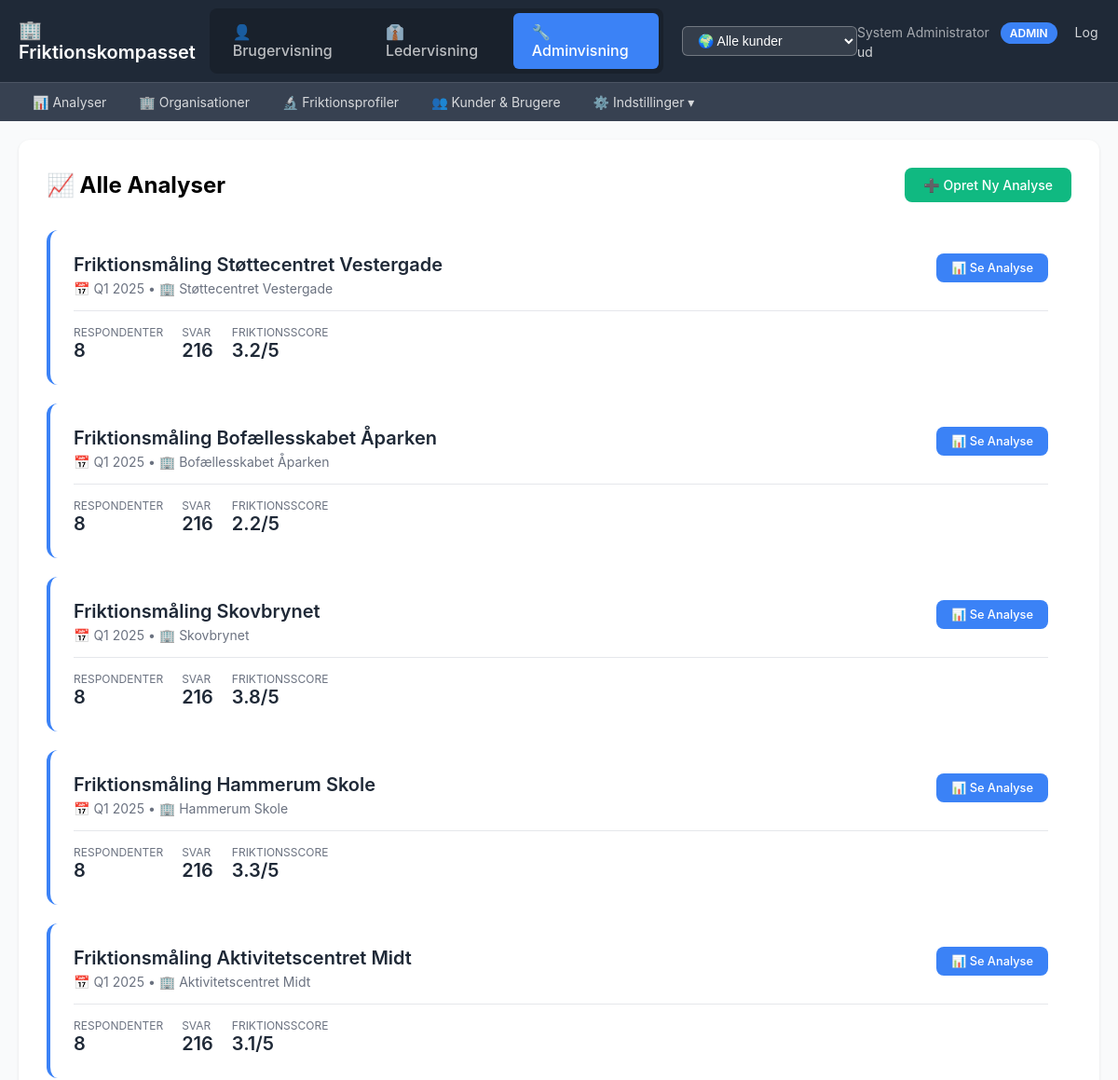
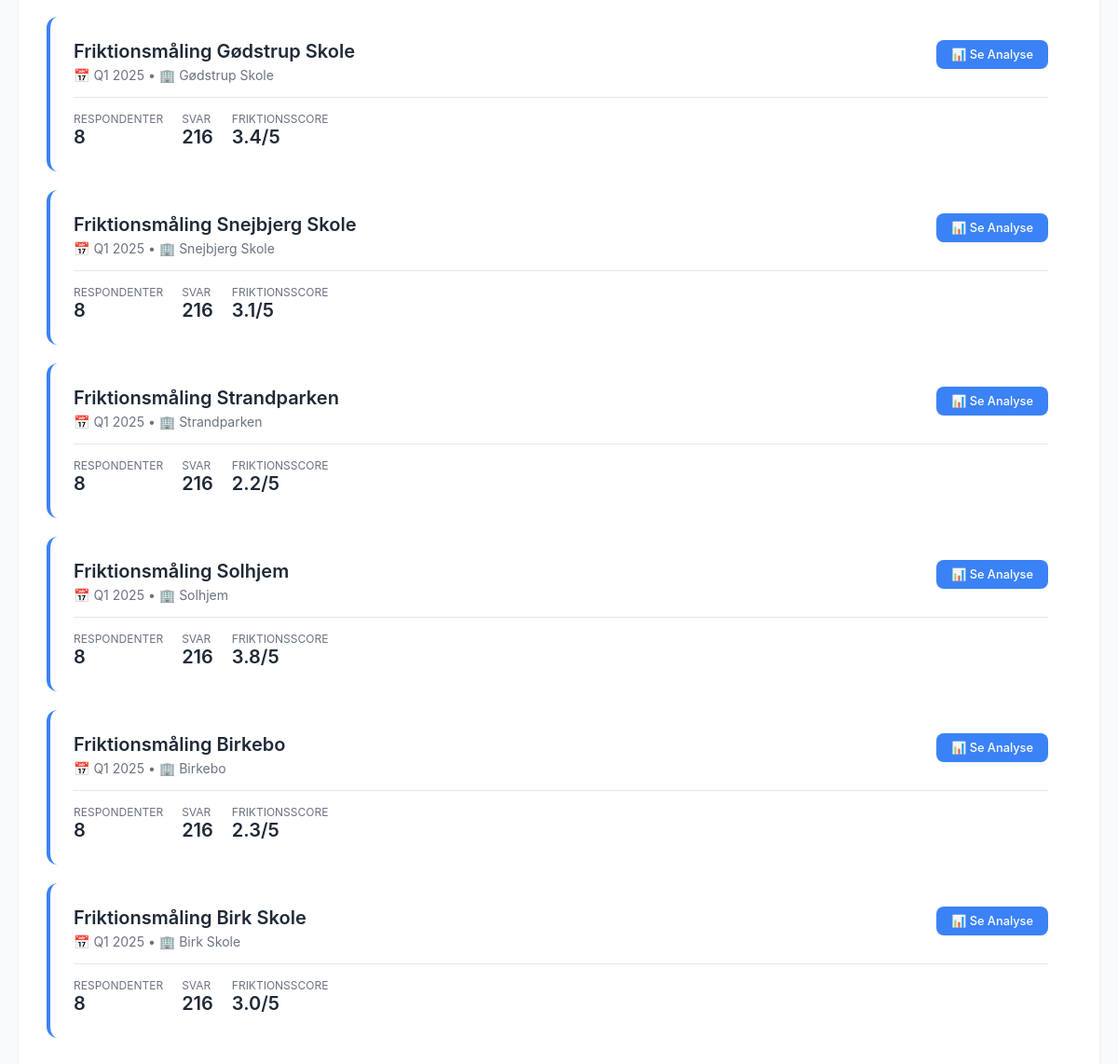
The app's page /admin/campaigns-overview (signed in) with its own data (2 pictures, top to bottom).
### tables this page shows
CREATE TABLE campaigns (
                id TEXT PRIMARY KEY,
                target_unit_id TEXT NOT NULL,
                name TEXT NOT NULL,
                period TEXT NOT NULL,
                sent_from TEXT DEFAULT 'admin',
                sent_at TIMESTAMP,
                created_at TIMESTAMP DEFAULT CURRENT_TIMESTAMP, mode TEXT DEFAULT 'anonymous', include_leader_assessment INTEGER DEFAULT 0, include_leader_self INTEGER DEFAULT 0, min_responses INTEGER DEFAULT 5,
                FOREIGN KEY (target_unit_id) REFERENCES organizational_units(id) ON DELETE CASCADE
            );

### admin_app.py (the view, shortened to what this page needs)
@app.route('/admin/campaigns-overview')
@login_required
def campaigns_overview():
    user = get_current_user()
    where_clause, params = get_customer_filter(user['role'], user['customer_id'])
    with get_db() as conn:
        if user['role'] == 'admin':
            campaigns = conn.execute("""
                SELECT
                    c.*,
                    ou.name as target_name,
                    COALESCE(COUNT(DISTINCT t.token), 0) as tokens_sent,
                    COALESCE(COUNT(DISTINCT CASE WHEN t.is_used = 1 THEN t.token END), 0) as tokens_used,
                    COUNT(DISTINCT r.respondent_name) as unique_respondents,
                    COUNT(DISTINCT r.id) as total_responses,
                    AVG(CASE
                        WHEN q.field = 'BESVÆR' THEN
                            CASE WHEN q.reverse_scored = 1 THEN 6 - r.score ELSE r.score END
                    END) as avg_besvaer
                FROM campaigns c
                JOIN organizational_units ou ON c.target_unit_id = ou.id
                LEFT JOIN tokens t ON c.id = t.campaign_id
                LEFT JOIN responses r ON c.id = r.campaign_id
                LEFT JOIN questions q ON r.question_id = q.id
                GROUP BY c.id
                ORDER BY c.created_at DESC
            """).fetchall()
    return render_template('admin/campaigns_overview.html',
                         campaigns=[dict(c) for c in campaigns])

### admin_app.py (called while the page is built)
def login_required(f):
    @wraps(f)
    def decorated_function(*args, **kwargs):
        if 'user' not in session:
            flash('Du skal være logget ind for at se denne side', 'error')
            return redirect(url_for('login'))
        return f(*args, **kwargs)
    return decorated_function

def get_current_user():
    return session.get('user')

### db_hierarchical.py (called while the page is built)
@contextmanager
def get_db():
    conn = sqlite3.connect(DB_PATH, timeout=30.0)
    conn.row_factory = sqlite3.Row
    conn.execute("PRAGMA journal_mode=WAL")
    try:
        yield conn
        conn.commit()
    finally:
        conn.close()

### db_multitenant.py (called while the page is built)
def get_customer_filter(user_role: str, customer_id: Optional[str]) -> tuple:
    if customer_id:
        return ("ou.customer_id = ?", [customer_id])
    else:
        return ("1=1", [])

### templates/admin/campaigns_overview.html (shortened to what this page needs)
{% extends "admin/layout.html" %}
{% block content %}
<div class="card">
    <div style="display: flex; justify-content: space-between; align-items: center; margin-bottom: 30px;">
        <h2>📈 Alle Analyser</h2>
        <a href="/admin/campaign/new" class="btn btn-success">➕ Opret Ny Analyse</a>
    </div>
    {% if campaigns %}
        {% for campaign in campaigns %}
        <div class="campaign-card" onclick="window.location='/admin/campaign/{{ campaign.id }}'">
            <div class="campaign-header">
                <div>
                    <div class="campaign-title">{{ campaign.name }}</div>
                    <div class="campaign-meta">
                        📅 {{ campaign.period }} •
                        🏢 {{ campaign.target_name }}
                    </div>
                </div>
                <a href="/admin/campaign/{{ campaign.id }}/detailed"
                   class="btn"
                   style="font-size: 0.8rem; padding: 8px 16px;"
                   onclick="event.stopPropagation();">
                    📊 Se Analyse
                </a>
            </div>
            <div class="campaign-stats">
                <div class="stat-item">
                    <span class="stat-label">Respondenter</span>
                    <span class="stat-value">{{ campaign.unique_respondents or 0 }}</span>
                </div>
                <div class="stat-item">
                    <span class="stat-label">Svar</span>
                    <span class="stat-value">{{ campaign.total_responses or 0 }}</span>
                </div>
                {% if campaign.avg_besvaer %}
                <div class="stat-item">
                    <span class="stat-label">Friktionsscore</span>
                    <span class="stat-value">{{ "%.1f"|format(campaign.avg_besvaer) }}/5</span>
                </div>
                {% endif %}
            </div>
        </div>
        {% endfor %}
    {% endif %}
</div>
{% endblock %}

### templates/admin/layout.html (style rules this page uses)
* { margin: 0; padding: 0; box-sizing: border-box; }
body { font-family: -apple-system, BlinkMacSystemFont, 'Segoe UI', Arial, sans-serif; background: #f9fafb; }

### templates/admin/campaigns_overview.html (style rules this page uses)
.card { background: white; border-radius: 12px; padding: 30px; margin-bottom: 20px; box-shadow: 0 1px 3px rgba(0,0,0,0.1); }
.campaign-card { background: white; border-radius: 12px; padding: 25px; margin-bottom: 20px; border-left: 4px solid #3b82f6; transition: all 0.2s; cursor: pointer; }
.campaign-header { display: flex; justify-content: space-between; align-items: start; margin-bottom: 15px; }
.campaign-title { font-size: 1.25rem; font-weight: 600; color: #1f2937; margin-bottom: 5px; }
.campaign-meta { color: #6b7280; font-size: 0.875rem; }
.campaign-stats { display: flex; gap: 20px; margin-top: 15px; padding-top: 15px; border-top: 1px solid #e5e7eb; }
.stat-item { display: flex; flex-direction: column; }
.stat-label { font-size: 0.75rem; color: #6b7280; text-transform: uppercase; }
.stat-value { font-size: 1.25rem; font-weight: 600; color: #1f2937; }
.btn { background: #3b82f6; color: white; padding: 10px 20px; text-decoration: none; border-radius: 8px; display: inline-block; font-weight: 500; border: none; cursor: pointer; font-size: 0.875rem; transition: all 0.2s; }
.btn-success { background: #10b981; }

### records on screen
campaigns: name "Friktionsmåling Støttecentret Vestergade", period "Q1 2025", target_name "Støttecentret Vestergade", unique_respondents "8", total_responses "216", avg_besvaer "3.2"
campaigns: name "Friktionsmåling Bofællesskabet Åparken", period "Q1 2025", target_name "Bofællesskabet Åparken", unique_respondents "8", total_responses "216", avg_besvaer "2.2"
campaigns: name "Friktionsmåling Skovbrynet", period "Q1 2025", target_name "Skovbrynet", unique_respondents "8", total_responses "216", avg_besvaer "3.8"
campaigns: name "Friktionsmåling Hammerum Skole", period "Q1 2025", target_name "Hammerum Skole", unique_respondents "8", total_responses "216", avg_besvaer "3.3"
campaigns: name "Friktionsmåling Aktivitetscentret Midt", period "Q1 2025", target_name "Aktivitetscentret Midt", unique_respondents "8", total_responses "216", avg_besvaer "3.1"
campaigns: name "Friktionsmåling Gødstrup Skole", period "Q1 2025", target_name "Gødstrup Skole", unique_respondents "8", total_responses "216", avg_besvaer "3.4"
campaigns: name "Friktionsmåling Snejbjerg Skole", period "Q1 2025", target_name "Snejbjerg Skole", unique_respondents "8", total_responses "216", avg_besvaer "3.1"
campaigns: name "Friktionsmåling Strandparken", period "Q1 2025", target_name "Strandparken", unique_respondents "8", total_responses "216", avg_besvaer "2.2"
campaigns: name "Friktionsmåling Solhjem", period "Q1 2025", target_name "Solhjem", unique_respondents "8", total_responses "216", avg_besvaer "3.8"
campaigns: name "Friktionsmåling Birkebo", period "Q1 2025", target_name "Birkebo", unique_respondents "8", total_responses "216", avg_besvaer "2.3"
campaigns: name "Friktionsmåling Birk Skole", period "Q1 2025", target_name "Birk Skole", unique_respondents "8", total_responses "216", avg_besvaer "3.0"

### other values on screen
{{ session.user.name }} "System Administrator"
{{ session.user.role|upper }} "ADMIN"
